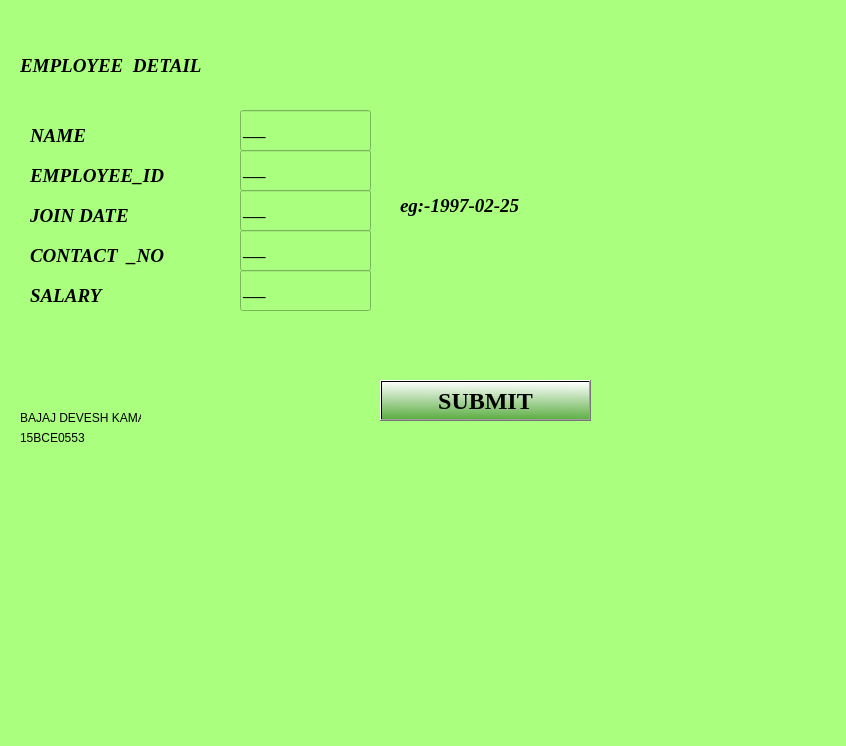
<?xml version="1.0" encoding="UTF-8"?>
<ui version="4.0">
 <class>MainWindow</class>
 <widget class="QMainWindow" name="MainWindow">
  <property name="geometry">
   <rect>
    <x>0</x>
    <y>0</y>
    <width>846</width>
    <height>746</height>
   </rect>
  </property>
  <property name="windowTitle">
   <string>MainWindow</string>
  </property>
  <property name="styleSheet">
   <string notr="true">background-color: rgb(170, 255, 127);
alternate-background-color: rgb(197, 185, 255);</string>
  </property>
  <widget class="QWidget" name="centralwidget">
   <widget class="QLabel" name="label_2">
    <property name="geometry">
     <rect>
      <x>20</x>
      <y>50</y>
      <width>201</width>
      <height>31</height>
     </rect>
    </property>
    <property name="font">
     <font>
      <family>Times New Roman</family>
      <pointsize>14</pointsize>
      <weight>75</weight>
      <italic>true</italic>
      <bold>true</bold>
     </font>
    </property>
    <property name="text">
     <string>EMPLOYEE  DETAIL</string>
    </property>
   </widget>
   <widget class="QLabel" name="label_5">
    <property name="geometry">
     <rect>
      <x>30</x>
      <y>200</y>
      <width>201</width>
      <height>31</height>
     </rect>
    </property>
    <property name="font">
     <font>
      <family>Times New Roman</family>
      <pointsize>14</pointsize>
      <weight>75</weight>
      <italic>true</italic>
      <bold>true</bold>
     </font>
    </property>
    <property name="text">
     <string>JOIN DATE</string>
    </property>
   </widget>
   <widget class="QLabel" name="label_3">
    <property name="geometry">
     <rect>
      <x>30</x>
      <y>120</y>
      <width>201</width>
      <height>31</height>
     </rect>
    </property>
    <property name="font">
     <font>
      <family>Times New Roman</family>
      <pointsize>14</pointsize>
      <weight>75</weight>
      <italic>true</italic>
      <bold>true</bold>
     </font>
    </property>
    <property name="text">
     <string>NAME</string>
    </property>
   </widget>
   <widget class="QLabel" name="label_6">
    <property name="geometry">
     <rect>
      <x>30</x>
      <y>240</y>
      <width>201</width>
      <height>31</height>
     </rect>
    </property>
    <property name="font">
     <font>
      <family>Times New Roman</family>
      <pointsize>14</pointsize>
      <weight>75</weight>
      <italic>true</italic>
      <bold>true</bold>
     </font>
    </property>
    <property name="text">
     <string>CONTACT  _NO</string>
    </property>
   </widget>
   <widget class="QLabel" name="label_4">
    <property name="geometry">
     <rect>
      <x>30</x>
      <y>160</y>
      <width>201</width>
      <height>31</height>
     </rect>
    </property>
    <property name="font">
     <font>
      <family>Times New Roman</family>
      <pointsize>14</pointsize>
      <weight>75</weight>
      <italic>true</italic>
      <bold>true</bold>
     </font>
    </property>
    <property name="text">
     <string>EMPLOYEE_ID</string>
    </property>
   </widget>
   <widget class="QLabel" name="label_8">
    <property name="geometry">
     <rect>
      <x>30</x>
      <y>280</y>
      <width>201</width>
      <height>31</height>
     </rect>
    </property>
    <property name="font">
     <font>
      <family>Times New Roman</family>
      <pointsize>14</pointsize>
      <weight>75</weight>
      <italic>true</italic>
      <bold>true</bold>
     </font>
    </property>
    <property name="text">
     <string>SALARY</string>
    </property>
   </widget>
   <widget class="QLabel" name="label_7">
    <property name="geometry">
     <rect>
      <x>20</x>
      <y>410</y>
      <width>121</width>
      <height>16</height>
     </rect>
    </property>
    <property name="text">
     <string>BAJAJ DEVESH KAMAL</string>
    </property>
   </widget>
   <widget class="QLabel" name="label_9">
    <property name="geometry">
     <rect>
      <x>20</x>
      <y>430</y>
      <width>71</width>
      <height>16</height>
     </rect>
    </property>
    <property name="text">
     <string>15BCE0553</string>
    </property>
   </widget>
   <widget class="QLineEdit" name="lineEdit">
    <property name="geometry">
     <rect>
      <x>240</x>
      <y>110</y>
      <width>131</width>
      <height>41</height>
     </rect>
    </property>
    <property name="font">
     <font>
      <family>Times New Roman</family>
      <pointsize>11</pointsize>
      <weight>75</weight>
      <bold>true</bold>
     </font>
    </property>
    <property name="text">
     <string>___</string>
    </property>
   </widget>
   <widget class="QLineEdit" name="lineEdit_2">
    <property name="geometry">
     <rect>
      <x>240</x>
      <y>150</y>
      <width>131</width>
      <height>41</height>
     </rect>
    </property>
    <property name="font">
     <font>
      <family>Times New Roman</family>
      <pointsize>11</pointsize>
      <weight>75</weight>
      <bold>true</bold>
     </font>
    </property>
    <property name="text">
     <string>___</string>
    </property>
   </widget>
   <widget class="QLineEdit" name="lineEdit_3">
    <property name="geometry">
     <rect>
      <x>240</x>
      <y>190</y>
      <width>131</width>
      <height>41</height>
     </rect>
    </property>
    <property name="font">
     <font>
      <family>Times New Roman</family>
      <pointsize>11</pointsize>
      <weight>75</weight>
      <bold>true</bold>
     </font>
    </property>
    <property name="text">
     <string>___</string>
    </property>
   </widget>
   <widget class="QLineEdit" name="lineEdit_4">
    <property name="geometry">
     <rect>
      <x>240</x>
      <y>230</y>
      <width>131</width>
      <height>41</height>
     </rect>
    </property>
    <property name="font">
     <font>
      <family>Times New Roman</family>
      <pointsize>11</pointsize>
      <weight>75</weight>
      <bold>true</bold>
     </font>
    </property>
    <property name="text">
     <string>___</string>
    </property>
   </widget>
   <widget class="QLineEdit" name="lineEdit_5">
    <property name="geometry">
     <rect>
      <x>240</x>
      <y>270</y>
      <width>131</width>
      <height>41</height>
     </rect>
    </property>
    <property name="font">
     <font>
      <family>Times New Roman</family>
      <pointsize>11</pointsize>
      <weight>75</weight>
      <bold>true</bold>
     </font>
    </property>
    <property name="text">
     <string>___</string>
    </property>
   </widget>
   <widget class="QPushButton" name="pushButton">
    <property name="geometry">
     <rect>
      <x>380</x>
      <y>380</y>
      <width>211</width>
      <height>41</height>
     </rect>
    </property>
    <property name="font">
     <font>
      <family>Times New Roman</family>
      <pointsize>18</pointsize>
      <weight>75</weight>
      <bold>true</bold>
     </font>
    </property>
    <property name="styleSheet">
     <string notr="true">background-color: qlineargradient(spread:pad, x1:0.972, y1:1, x2:1, y2:0, stop:0 rgba(0, 0, 0, 255), stop:1 rgba(255, 255, 255, 255));
background-color: qlineargradient(spread:pad, x1:0.972, y1:1, x2:1, y2:0, stop:0 rgba(0, 73, 0, 111), stop:1 rgba(255, 255, 255, 255));</string>
    </property>
    <property name="text">
     <string>SUBMIT</string>
    </property>
   </widget>
   <widget class="QLabel" name="label_10">
    <property name="geometry">
     <rect>
      <x>400</x>
      <y>190</y>
      <width>201</width>
      <height>31</height>
     </rect>
    </property>
    <property name="font">
     <font>
      <family>Times New Roman</family>
      <pointsize>14</pointsize>
      <weight>75</weight>
      <italic>true</italic>
      <bold>true</bold>
     </font>
    </property>
    <property name="text">
     <string>eg:-1997-02-25</string>
    </property>
   </widget>
  </widget>
  <widget class="QMenuBar" name="menubar">
   <property name="geometry">
    <rect>
     <x>0</x>
     <y>0</y>
     <width>846</width>
     <height>21</height>
    </rect>
   </property>
  </widget>
  <widget class="QStatusBar" name="statusbar"/>
 </widget>
 <resources/>
 <connections/>
</ui>
